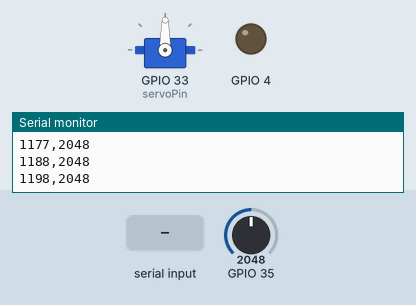
A sketch run on a simulated ESP32. On the bench: servo, output pins drawn as LEDs (lit = HIGH), the last lines printed to the serial monitor. The test bench sets the inputs (shaded band); at power-on: GPIO 35 = 2048.

Above: at 1.2 s.
1.3 s: "90,45\n" received over Serial
At 2.7 s:
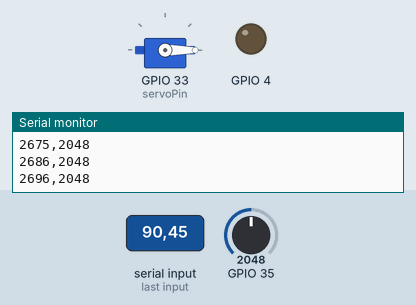
3.8 s: "1\n" received over Serial
At 4.2 s:
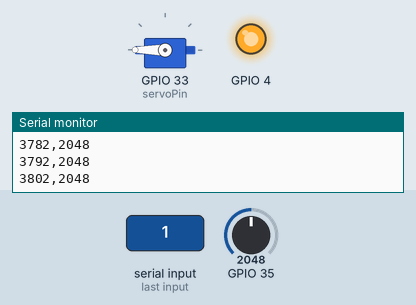
Timing chart, 0 to 6.8 s (numbered marks = the images above; inputs shaded):
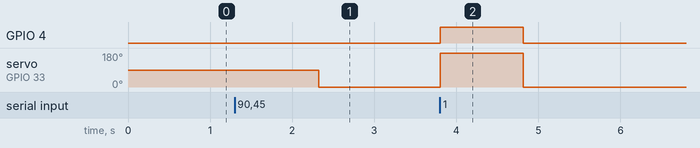

The sketch:

Final.ino
```cpp
#include <Servo.h>

static const int servoPin = 33;
Servo servo1;

int sensorValue = 0;
long t = 0, ti = 0;

void setup()
{
  pinMode(4, OUTPUT);
  servo1.attach(servoPin);
  Serial.begin(115200);
  ti = millis();
}

void loop()
{
  t = millis() - ti;
  sensorValue = analogRead(35);

  Serial.print(t);
  Serial.print(",");
  Serial.print(sensorValue);
  Serial.println();
  delay(10);

  if (Serial.available())
  {
    int input = Serial.parseInt();
    if (input == 1)
    {
      servo1.write(180);
      digitalWrite(4, HIGH);
    }
    else if (input == 0)
    {
      digitalWrite(4, LOW);
      servo1.write(0);
    }
  }
}
```

Measured:
- after the input at 1.3 s, servo on GPIO 33 (servoPin): 90° → 0° after 1.0 s
- after the input at 3.8 s, GPIO 4: LOW → HIGH at once, → LOW 1.0 s later; servo on GPIO 33 (servoPin): 0° → 180° at once, → 0° 1.0 s later
